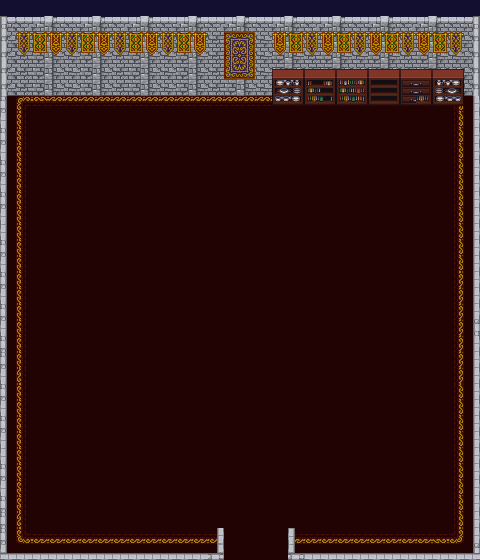

This is a level from a 2D game, rendered from its Tiled map with the project's own tilesets. A one-line summary and the map file follow, with tile-layer data summarised:
An orthogonal 30x35 tile map with 16x16 px tiles, 7 tile layers (UnderFloor, Floor, Rugs, Walls, ...), 4 tilesets and 115 objects (110x blocker, 4x portal, portal_target).

<map version="1.2" tiledversion="1.2.1" orientation="orthogonal" renderorder="right-down" width="30" height="35" tilewidth="16" tileheight="16" infinite="0" backgroundcolor="#130f30" nextlayerid="9" nextobjectid="152">
 <tileset firstgid="1" name="tileset1" tilewidth="16" tileheight="16" tilecount="50" columns="10">
  <image source="../graphics/tileset1.png" width="160" height="80" />
 </tileset>
 <tileset firstgid="51" name="tileset2" tilewidth="16" tileheight="16" tilecount="110" columns="10">
  <image source="../graphics/tileset2.png" width="160" height="180" />
 </tileset>
 <tileset firstgid="161" name="tileset3" tilewidth="16" tileheight="16" tilecount="132" columns="11">
  <image source="../graphics/tileset3.png" width="176" height="192" />
 </tileset>
 <tileset firstgid="293" name="house" tilewidth="16" tileheight="16" tilecount="896" columns="32">
  <image source="../graphics/house.png" width="512" height="448" />
 </tileset>
 <layer id="1" name="UnderFloor" width="30" height="35">
  <data>[1050 cells, 120 non-empty, 1 distinct tile ids]</data>
 </layer>
 <layer id="2" name="Floor" width="30" height="35">
  <data>[1050 cells, 784 non-empty, 16 distinct tile ids]</data>
 </layer>
 <layer id="3" name="Rugs" width="30" height="35">
  <data>[1050 cells, 0 non-empty, 0 distinct tile ids]</data>
 </layer>
 <layer id="4" name="Walls" width="30" height="35">
  <data>[1050 cells, 212 non-empty, 16 distinct tile ids]</data>
 </layer>
 <layer id="5" name="OverWall" width="30" height="35">
  <data>[1050 cells, 62 non-empty, 31 distinct tile ids]</data>
 </layer>
 <layer id="6" name="Furniture" width="30" height="35">
  <data>[1050 cells, 54 non-empty, 12 distinct tile ids]</data>
 </layer>
 <layer id="7" name="Items 1" width="30" height="35">
  <data>[1050 cells, 0 non-empty, 0 distinct tile ids]</data>
 </layer>
 <objectgroup id="8" name="Object Layer 1">
  <object id="6" name="blocker" gid="120" x="464" y="256" width="16" height="16" />
  <object id="7" name="blocker" gid="120" x="464" y="288" width="16" height="16" />
  <object id="8" name="blocker" gid="120" x="464" y="304" width="16" height="16" />
  <object id="10" name="blocker" gid="120" x="464" y="320" width="16" height="16" />
  <object id="12" name="blocker" gid="120" x="464" y="336" width="16" height="16" />
  <object id="14" name="blocker" gid="120" x="192" y="112" width="16" height="16" />
  <object id="16" name="blocker" gid="120" x="160" y="112" width="16" height="16" />
  <object id="17" name="blocker" gid="120" x="176" y="112" width="16" height="16" />
  <object id="18" name="blocker" gid="120" x="144" y="112" width="16" height="16" />
  <object id="19" name="blocker" gid="120" x="128" y="112" width="16" height="16" />
  <object id="21" name="blocker" gid="120" x="448" y="112" width="16" height="16" />
  <object id="29" name="blocker" gid="120" x="416" y="112" width="16" height="16" />
  <object id="31" name="blocker" gid="120" x="256" y="112" width="16" height="16" />
  <object id="32" name="blocker" gid="120" x="400" y="112" width="16" height="16" />
  <object id="33" name="blocker" gid="120" x="384" y="112" width="16" height="16" />
  <object id="34" name="blocker" gid="120" x="432" y="112" width="16" height="16" />
  <object id="35" name="blocker" gid="120" x="368" y="112" width="16" height="16" />
  <object id="36" name="blocker" gid="120" x="352" y="112" width="16" height="16" />
  <object id="38" name="blocker" gid="120" x="336" y="112" width="16" height="16" />
  <object id="44" name="blocker" gid="120" x="464" y="176" width="16" height="16" />
  <object id="45" name="blocker" gid="120" x="464" y="160" width="16" height="16" />
  <object id="46" name="blocker" gid="120" x="464" y="144" width="16" height="16" />
  <object id="47" name="blocker" gid="120" x="464" y="128" width="16" height="16" />
  <object id="50" name="blocker" gid="120" x="464" y="208" width="16" height="16" />
  <object id="51" name="blocker" gid="120" x="320" y="112" width="16" height="16" />
  <object id="54" name="blocker" gid="120" x="464" y="192" width="16" height="16" />
  <object id="55" name="blocker" gid="120" x="304" y="112" width="16" height="16" />
  <object id="56" name="blocker" gid="120" x="464" y="272" width="16" height="16" />
  <object id="57" name="blocker" gid="120" x="272" y="112" width="16" height="16" />
  <object id="59" name="blocker" gid="120" x="288" y="112" width="16" height="16" />
  <object id="60" name="blocker" gid="120" x="464" y="224" width="16" height="16" />
  <object id="67" name="portal" type="portal" gid="139" x="256" y="576" width="16" height="16">
   <properties>
    <property name="destination" value="nohnaim" />
    <property name="portal" value="nohnaim_target_3" />
   </properties>
  </object>
  <object id="69" name="blocker" gid="120" x="464" y="240" width="16" height="16" />
  <object id="70" name="blocker" gid="120" x="464" y="352" width="16" height="16" />
  <object id="71" name="blocker" gid="120" x="224" y="112" width="16" height="16" />
  <object id="72" name="blocker" gid="120" x="208" y="112" width="16" height="16" />
  <object id="73" name="blocker" gid="120" x="240" y="112" width="16" height="16" />
  <object id="74" name="blocker" gid="120" x="112" y="112" width="16" height="16" />
  <object id="75" name="blocker" gid="120" x="96" y="112" width="16" height="16" />
  <object id="76" name="blocker" gid="120" x="80" y="112" width="16" height="16" />
  <object id="77" name="blocker" gid="120" x="64" y="112" width="16" height="16" />
  <object id="78" name="blocker" gid="120" x="48" y="112" width="16" height="16" />
  <object id="79" name="blocker" gid="120" x="32" y="112" width="16" height="16" />
  <object id="80" name="blocker" gid="120" x="16" y="112" width="16" height="16" />
  <object id="81" name="blocker" gid="120" x="0" y="128" width="16" height="16" />
  <object id="82" name="blocker" gid="120" x="0" y="144" width="16" height="16" />
  <object id="83" name="blocker" gid="120" x="0" y="160" width="16" height="16" />
  <object id="84" name="blocker" gid="120" x="0" y="176" width="16" height="16" />
  <object id="85" name="blocker" gid="120" x="0" y="192" width="16" height="16" />
  <object id="86" name="blocker" gid="120" x="0" y="208" width="16" height="16" />
  <object id="87" name="blocker" gid="120" x="0" y="224" width="16" height="16" />
  <object id="88" name="blocker" gid="120" x="0" y="240" width="16" height="16" />
  <object id="89" name="blocker" gid="120" x="0" y="256" width="16" height="16" />
  <object id="90" name="blocker" gid="120" x="0" y="272" width="16" height="16" />
  <object id="91" name="blocker" gid="120" x="0" y="288" width="16" height="16" />
  <object id="92" name="blocker" gid="120" x="0" y="304" width="16" height="16" />
  <object id="93" name="blocker" gid="120" x="0" y="320" width="16" height="16" />
  <object id="94" name="blocker" gid="120" x="0" y="336" width="16" height="16" />
  <object id="95" name="blocker" gid="120" x="0" y="352" width="16" height="16" />
  <object id="96" name="blocker" gid="120" x="0" y="368" width="16" height="16" />
  <object id="97" name="blocker" gid="120" x="0" y="384" width="16" height="16" />
  <object id="98" name="blocker" gid="120" x="0" y="400" width="16" height="16" />
  <object id="99" name="blocker" gid="120" x="0" y="416" width="16" height="16" />
  <object id="100" name="blocker" gid="120" x="0" y="432" width="16" height="16" />
  <object id="101" name="blocker" gid="120" x="0" y="448" width="16" height="16" />
  <object id="102" name="blocker" gid="120" x="0" y="464" width="16" height="16" />
  <object id="103" name="blocker" gid="120" x="0" y="480" width="16" height="16" />
  <object id="104" name="blocker" gid="120" x="0" y="496" width="16" height="16" />
  <object id="105" name="blocker" gid="120" x="0" y="512" width="16" height="16" />
  </objectgroup>
</map>
<!-- 46 of 115 objects omitted -->
